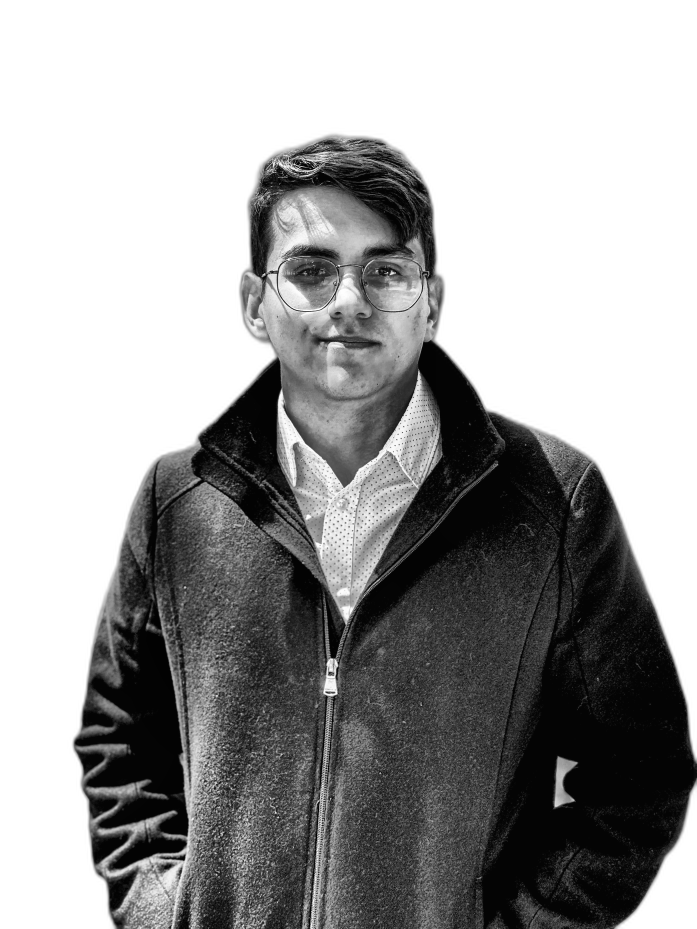
#> input picture data/source-prepped.png, 2786 x 3715 px, found by its file name (shown at 1/4 size)
$ python make_ascii_svg.py
#> lines starting #> are read from the running program, lines starting #| are printed output that depends on the picture
import html
import os
import sys
import cv2

RAMP = " .`:-=+*cs#%@"


def image_to_ascii_lines(image_path: str, width: int = 95) -> list[str]:
    """Converts image to grayscale ASCII string lines, adjusting aspect ratio (~0.52 factor)."""
#> called with image_path = 'data/source-prepped.png', width = 95
    img = cv2.imread(image_path, cv2.IMREAD_GRAYSCALE)
#> img is the input picture: shape (3715, 2786); min 1, max 255, mean 160.5
    if img is None:
        raise FileNotFoundError(f"Could not read image: {image_path}")

    orig_height, orig_width = img.shape[:2]
#> orig_height = 3715; orig_width = 2786
    aspect_ratio = orig_height / orig_width
#> aspect_ratio = 1.33
    height = int(width * aspect_ratio * 0.52)
#> height = 65
    resized = cv2.resize(img, (width, height), interpolation=cv2.INTER_AREA)
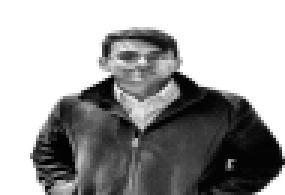
#> resized: shape (65, 95) (shown 3 times larger); min 2, max 255, mean 160.5

    lines = []
    ramp_len = len(RAMP) - 1
    for row in resized:
        line_chars = []
        for pixel in row:
            # Map pixel intensity: 255 (white bg) -> 0 (' '), 0 (dark feature) -> ramp_len ('@')
            pixel_val = float(pixel)
            idx = int((255.0 - pixel_val) * ramp_len / 255.0)
            line_chars.append(RAMP[idx])
        lines.append("".join(line_chars))
#> this loop made 65 passes
#> after the loop, lines = 65 items

    return lines


def generate_ascii_svg(lines: list[str], output_path: str, svg_width: int = 370) -> str:
    """Generates an SVG string representing the terminal profile with SMIL typing animation."""
    if not lines:
        raise ValueError("ASCII lines list cannot be empty")

    cols = len(lines[0])
    rows = len(lines)

    # Character and line layout calculations
    padding_x = 10
    padding_y = 10
    usable_width = svg_width - (padding_x * 2)
    char_width = usable_width / cols if cols > 0 else 3.6
    font_size = char_width * 1.6
    line_height = font_size * 1.15

    svg_height = int(rows * line_height + (padding_y * 2))

    svg_parts = [
        f'<svg xmlns="http://www.w3.org/2000/svg" viewBox="0 0 {svg_width} {svg_height}" width="{svg_width}" height="{svg_height}">',
        '  <style>',
        f'    .ascii-text {{ font-family: "Courier New", Courier, monospace; font-size: {font_size:.2f}px; fill: #3FA2AD; white-space: pre; }}',
        '    .bg { fill: #0A0C0E; rx: 8px; }',
        '  </style>',
        '  <rect width="100%" height="100%" class="bg" />',
        f'  <g transform="translate({padding_x}, {padding_y})">'
    ]

    row_duration = 0.04
    for i, line in enumerate(lines):
        escaped_line = html.escape(line)
        y = (i + 1) * line_height
        delay = i * row_duration

        clip_id = f"clip-{i}"
        target_width = cols * char_width

        svg_parts.append(f'    <clipPath id="{clip_id}">')
        svg_parts.append(f'      <rect x="0" y="{y - line_height:.2f}" width="0" height="{line_height:.2f}">')
        svg_parts.append(f'        <animate attributeName="width" from="0" to="{target_width:.2f}" begin="{delay:.2f}s" dur="0.15s" fill="freeze" />')
        svg_parts.append('      </rect>')
        svg_parts.append('    </clipPath>')
        svg_parts.append(f'    <text x="0" y="{y:.2f}" class="ascii-text" clip-path="url(#{clip_id})">{escaped_line}</text>')

    svg_parts.append('  </g>')
    svg_parts.append('</svg>')

    content = "\n".join(svg_parts)
    out_dir = os.path.dirname(output_path)
    if out_dir:
        os.makedirs(out_dir, exist_ok=True)

    with open(output_path, "w", encoding="utf-8") as f:
        f.write(content)

    return output_path


if __name__ == "__main__":
    input_image = sys.argv[1] if len(sys.argv) > 1 else "data/source-prepped.png"
    output_svg = sys.argv[2] if len(sys.argv) > 2 else "matheus-ascii.svg"

    ascii_lines = image_to_ascii_lines(input_image, width=95)
#> ascii_lines = 65 items
    generate_ascii_svg(ascii_lines, output_svg, svg_width=370)
#> in generate_ascii_svg, `cols = len(lines[0])`: cols = 95
#> in generate_ascii_svg, `rows = len(lines)`: rows = 65
#> in generate_ascii_svg, `char_width = usable_width / cols if cols > 0 else 3.6`: char_width = 3.68
#> in generate_ascii_svg, `font_size = char_width * 1.6`: font_size = 5.89
#> in generate_ascii_svg, `line_height = font_size * 1.15`: line_height = 6.78
#> in generate_ascii_svg, `svg_height = int(rows * line_height + (padding_y * 2))`: svg_height = 460
#> the loop in generate_ascii_svg, `for i, line in enumerate(lines):` made 65 passes
#> (y, delay, clip_id) on passes 1 to 12: (6.78, 0, 'clip-0'), (13.56, 0.04, 'clip-1'), (20.34, 0.08, 'clip-2'), (27.12, 0.12, 'clip-3'), (33.89, 0.16, 'clip-4'), (40.67, 0.2, 'clip-5'), (47.45, 0.24, 'clip-6'), (54.23, 0.28, 'clip-7'), (61.01, 0.32, 'clip-8'), (67.79, 0.36, 'clip-9'), (74.57, 0.4, 'clip-10'), (81.35, 0.44, 'clip-11')
#> after the loop in generate_ascii_svg, `for i, line in enumerate(lines):`: svg_parts = 397 items
    print(f"Generated ASCII SVG at {output_svg}")
